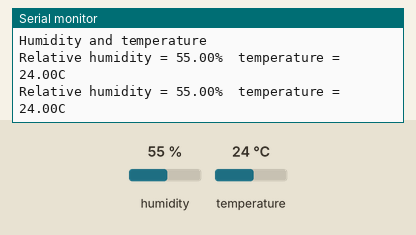
A sketch run on a simulated Arduino Uno, built with avr-gcc and run on an emulated ATmega328P. On the bench: the last lines printed to the serial monitor. The test bench sets the inputs (shaded band); at power-on: humidity 55 %, temperature 24 °C.

Above: at 2.2 s.
2.3 s: humidity set to 22 %
At 3.6 s:
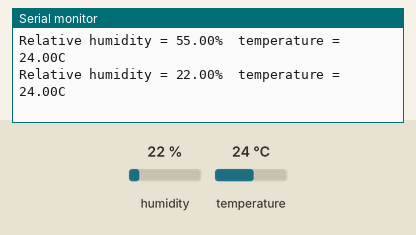
3.8 s: temperature set to 12 °C
At 4.9 s:
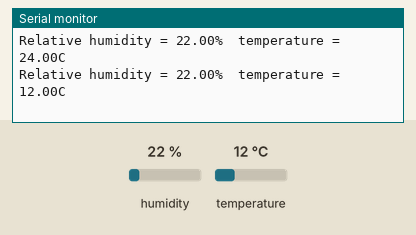
5.3 s: humidity set to 40 %
At 7.0 s:
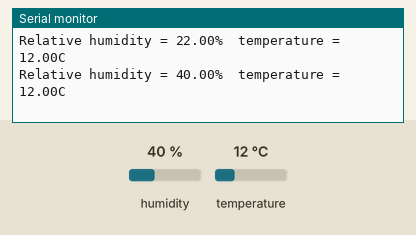
Timing chart, 0 to 8.5 s (numbered marks = the images above; inputs shaded):
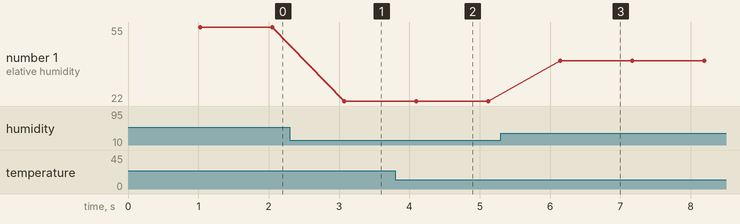

The sketch:

analog.ino
```cpp
#include <dht.h>

#define dht_dpin A0 //no ; here. Set equal to channel sensor is on

dht DHT;

void setup(){
  Serial.begin(9600);
  delay(300);//Let system settle
  Serial.println("Humidity and temperature\n\n");
  delay(700);//Wait rest of 1000ms recommended delay before
  //accessing sensor
}//end "setup()"

void loop(){
  //This is the "heart" of the program.
  DHT.read11(dht_dpin);

    Serial.print("Relative humidity = ");
    Serial.print(DHT.humidity);
    Serial.print("%  ");
    Serial.print("temperature = ");
    Serial.print(DHT.temperature);
    Serial.println("C  ");
  delay(1000);//Don't try to access too frequently... in theory
  //should be once per two seconds, fastest,
  //but seems to work after 0.8 second.
}// end loop()
```

Measured:
- after the input at 2.3 s, the serial monitor: prints a new line after 0.77 s (image 1)
- after the input at 3.8 s, the serial monitor: prints a new line after 0.30 s (image 2)
- after the input at 5.3 s, the serial monitor: prints a new line after 0.85 s (image 3)
- plotted number 1: 55 → 22 after the input at 2.3 s, 22 → 40 after the input at 5.3 s
